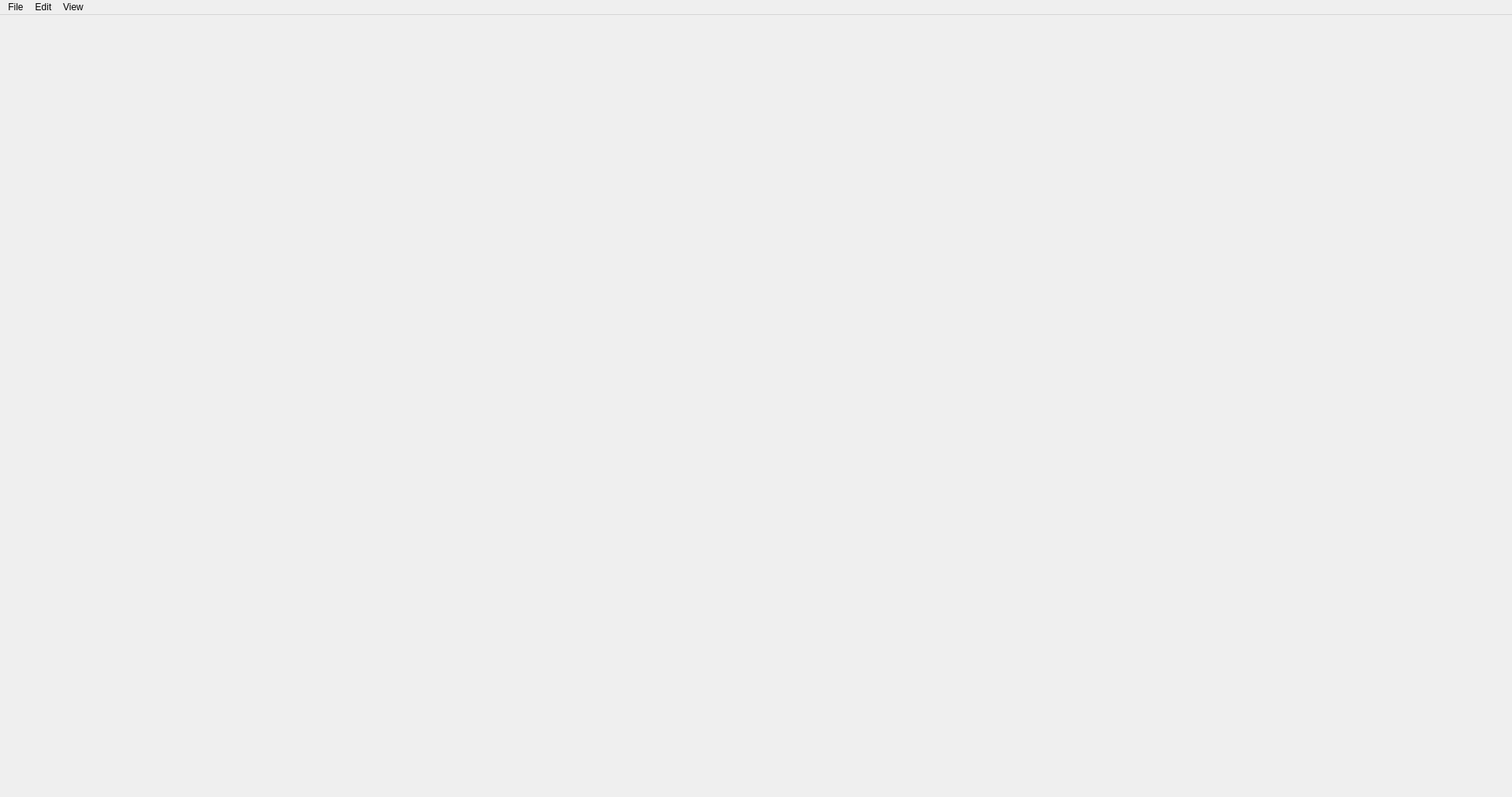
<?xml version="1.0" encoding="UTF-8"?>
<ui version="4.0">
 <class>MainWindow</class>
 <widget class="QMainWindow" name="MainWindow">
  <property name="geometry">
   <rect>
    <x>0</x>
    <y>0</y>
    <width>1920</width>
    <height>1012</height>
   </rect>
  </property>
  <property name="windowTitle">
   <string>MainWindow</string>
  </property>
  <widget class="QWidget" name="centralwidget">
   <widget class="QWidget" name="leftSidebarHolder" native="true">
    <property name="geometry">
     <rect>
      <x>0</x>
      <y>0</y>
      <width>312</width>
      <height>990</height>
     </rect>
    </property>
   </widget>
   <widget class="QWidget" name="hubHolder" native="true">
    <property name="geometry">
     <rect>
      <x>312</x>
      <y>0</y>
      <width>1296</width>
      <height>990</height>
     </rect>
    </property>
   </widget>
   <widget class="QWidget" name="rightSidebarHolder" native="true">
    <property name="geometry">
     <rect>
      <x>1608</x>
      <y>0</y>
      <width>312</width>
      <height>990</height>
     </rect>
    </property>
   </widget>
  </widget>
  <widget class="QMenuBar" name="menubar">
   <property name="geometry">
    <rect>
     <x>0</x>
     <y>0</y>
     <width>1920</width>
     <height>21</height>
    </rect>
   </property>
   <widget class="QMenu" name="menuFile">
    <property name="title">
     <string>File</string>
    </property>
    <addaction name="actionChunky"/>
    <addaction name="actionSave"/>
    <addaction name="actionBalls"/>
   </widget>
   <widget class="QMenu" name="menuEdit">
    <property name="title">
     <string>Edit</string>
    </property>
    <addaction name="actionBo"/>
    <addaction name="actionMilligan"/>
   </widget>
   <widget class="QMenu" name="menuView">
    <property name="title">
     <string>View</string>
    </property>
    <addaction name="actionCranjis"/>
   </widget>
   <addaction name="menuFile"/>
   <addaction name="menuEdit"/>
   <addaction name="menuView"/>
  </widget>
  <action name="actionChunky">
   <property name="text">
    <string>Chunky</string>
   </property>
  </action>
  <action name="actionSave">
   <property name="text">
    <string>Save</string>
   </property>
  </action>
  <action name="actionBalls">
   <property name="text">
    <string>Balls</string>
   </property>
  </action>
  <action name="actionBo">
   <property name="text">
    <string>Bo</string>
   </property>
  </action>
  <action name="actionMilligan">
   <property name="text">
    <string>Milligan</string>
   </property>
  </action>
  <action name="actionCranjis">
   <property name="text">
    <string>Cranjis</string>
   </property>
  </action>
 </widget>
 <resources/>
 <connections/>
</ui>
